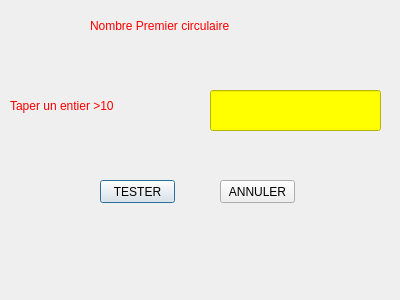
<?xml version="1.0" encoding="UTF-8"?>
<ui version="4.0">
 <class>Dialog</class>
 <widget class="QDialog" name="Dialog">
  <property name="geometry">
   <rect>
    <x>0</x>
    <y>0</y>
    <width>400</width>
    <height>300</height>
   </rect>
  </property>
  <property name="windowTitle">
   <string>Dialog</string>
  </property>
  <widget class="QPushButton" name="bt1">
   <property name="geometry">
    <rect>
     <x>100</x>
     <y>180</y>
     <width>75</width>
     <height>23</height>
    </rect>
   </property>
   <property name="text">
    <string>TESTER</string>
   </property>
  </widget>
  <widget class="QLineEdit" name="l1">
   <property name="geometry">
    <rect>
     <x>210</x>
     <y>90</y>
     <width>171</width>
     <height>41</height>
    </rect>
   </property>
   <property name="styleSheet">
    <string notr="true">background-color:yellow;</string>
   </property>
  </widget>
  <widget class="QLabel" name="label">
   <property name="geometry">
    <rect>
     <x>90</x>
     <y>10</y>
     <width>281</width>
     <height>31</height>
    </rect>
   </property>
   <property name="styleSheet">
    <string notr="true">font: 57 16pt &quot;Yu Gothic Medium&quot;;
color:red;</string>
   </property>
   <property name="text">
    <string>Nombre Premier circulaire</string>
   </property>
  </widget>
  <widget class="QLabel" name="label_2">
   <property name="geometry">
    <rect>
     <x>10</x>
     <y>90</y>
     <width>201</width>
     <height>31</height>
    </rect>
   </property>
   <property name="styleSheet">
    <string notr="true">font: 57 16pt &quot;Yu Gothic Medium&quot;;
font: 15pt &quot;MS Shell Dlg 2&quot;;
color:red;</string>
   </property>
   <property name="text">
    <string>Taper un entier &gt;10</string>
   </property>
  </widget>
  <widget class="QLabel" name="l2">
   <property name="geometry">
    <rect>
     <x>0</x>
     <y>230</y>
     <width>401</width>
     <height>31</height>
    </rect>
   </property>
   <property name="styleSheet">
    <string notr="true">font: 57 16pt &quot;Yu Gothic Medium&quot;;
font: 15pt &quot;MS Shell Dlg 2&quot;;
color:red;</string>
   </property>
   <property name="text">
    <string/>
   </property>
  </widget>
  <widget class="QPushButton" name="bt2">
   <property name="geometry">
    <rect>
     <x>220</x>
     <y>180</y>
     <width>75</width>
     <height>23</height>
    </rect>
   </property>
   <property name="text">
    <string>ANNULER</string>
   </property>
  </widget>
 </widget>
 <resources/>
 <connections/>
</ui>
